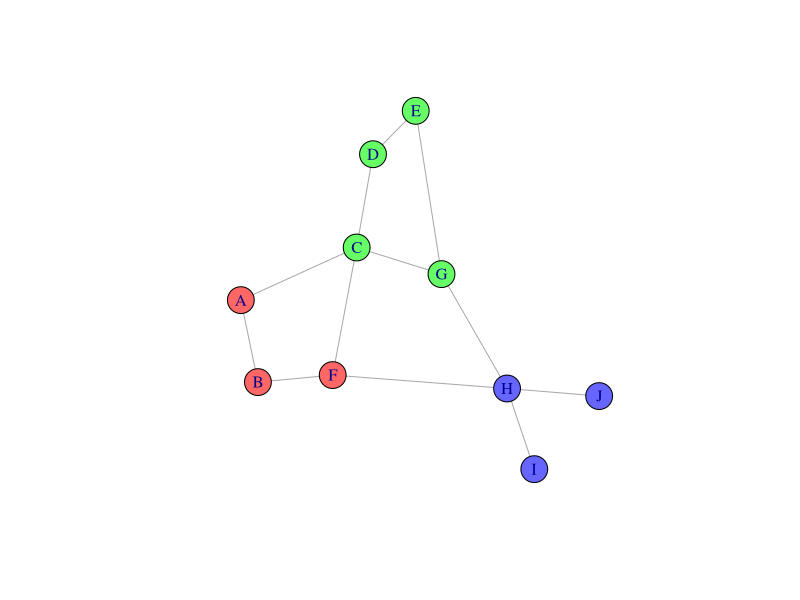

Write R code to recreate this figure.
#Louvain 
library(igraph)
library(network)

#Load network data
SmallLouvainex<-read.csv("Louvainsmallexample.csv",header=TRUE,row.names=1, check.names=T)
SmallL<-as.matrix(SmallLouvainex) # convert the data to a matrix
mode(SmallL)<-"numeric" # make sure the data is numeric
SmalLnet<-graph.adjacency(SmallL, mode="undirected", weighted=TRUE, diag=FALSE) #Calculate the distance matrix

Lou<-cluster_louvain(SmalLnet) #run the louvain algorithm
print(modularity(Lou, weighted=TRUE)) #calculate and print the modularity score
plot(SmalLnet, vertex.color=rainbow(3, alpha=0.6)[Lou$membership]) #visually examine
#cluster assignments
